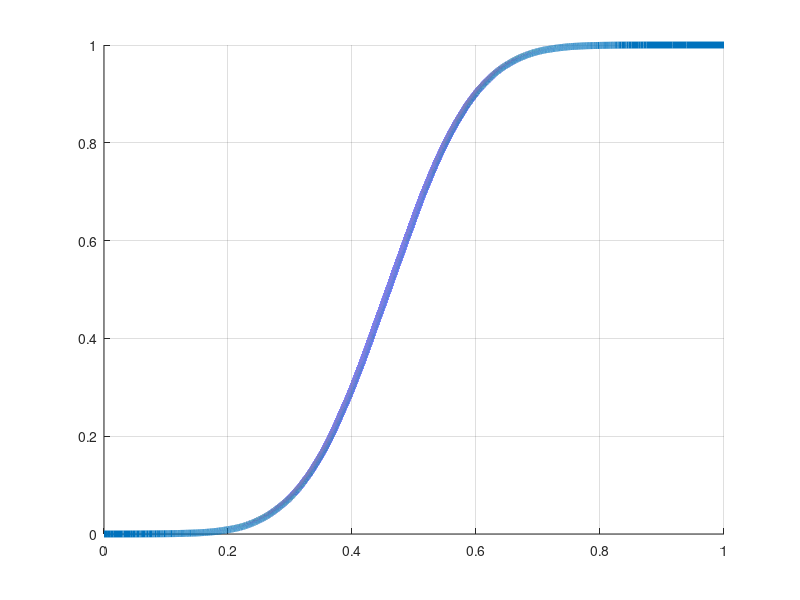

Here is the MATLAB script that generated this plot:
pd = makedist('Normal');
% 
x = -5:.01:5;
y = normpdf(x,0,1);

r = normrnd(0,1,[1,5000]);

xx = random(pd,100000,1)'-1.5;
yy = random(pd,100000,1)'+1.5;

p = cdf(pd,xx);

% figure
% hold on;
% histogram(xx,100);
% histogram(yy,100);
% xlabel('Score');
% ylabel('Frequência');
% title({'Problema Binário, Distribuição empírica do score.', [] });
% hold off;

% figure;
% yyyy = pdf(pd,x);
% plot(x,yyyy,'LineWidth',2);


figure
hold on;
% histogram(xx,100);
% plot(xx,p);
grid('on');
% [f_A,a] = ecdf(xx);
% plot(a,f_A, 'LineWidth', 5);
[f_B,b] = ecdf(yy);
xb = (b - min(b))/(max(b) - min(b));
plot(xb,f_B, 'LineWidth', 5);
% txt = '\leftarrow Classe Y';
% text(5,0.5,txt,'FontSize',14);

% txt = 'Classe X \rightarrow';
% text(-3.3,0.5,txt,'FontSize',14, 'LineWidth', 5);
% 
% dim = [0.46 0.4 0.09 0.1];
% str = {'Distância','      KS'};
% annotation('textbox',dim,'String',str);
% 
% xa = [.5 .5];
% ya = [.6 .9];
% annotation('arrow',xa,ya);
% 
% xa = [.5 .5];
% ya = [.495 .12];
% annotation('arrow',xa,ya);

% xlabel('Score')
% ylabel('Distribuição Empírica Acumulada')
%title({'Problema Binário, Distribuição empírica acumulada do score.', [] });
hold off;

